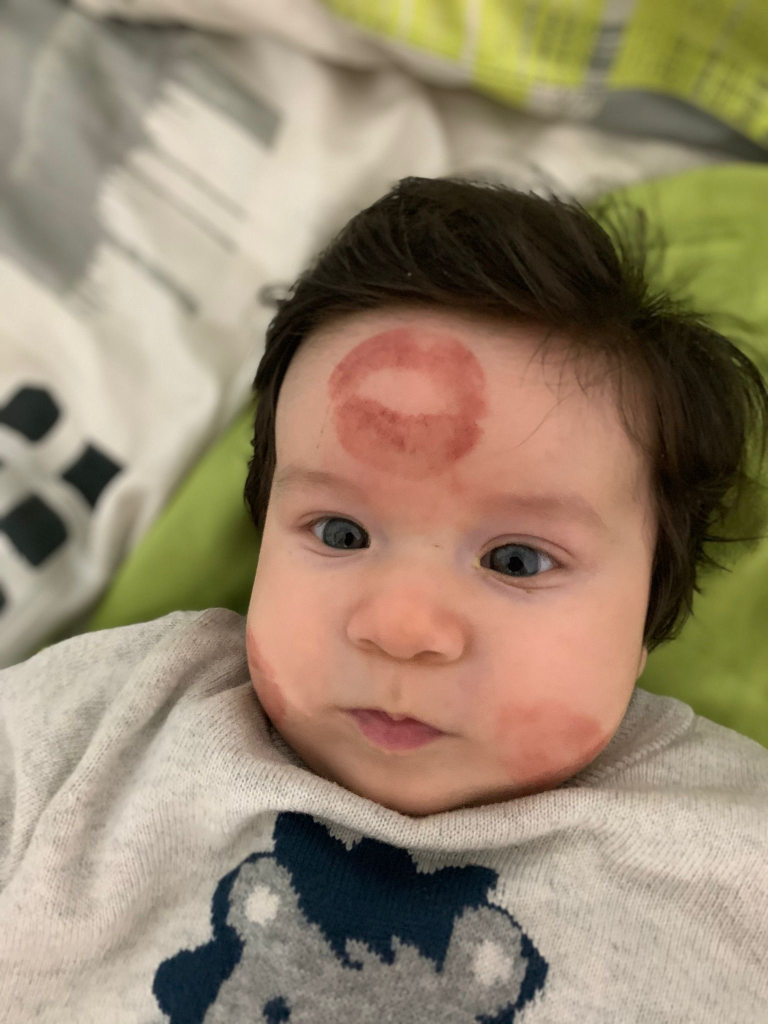
#> input picture Src/lokumum.jpg, 1536 x 2048 px, found by its file name (shown at 1/2 size)
$ python Okuma_kaydetme_gosterme.py
#> lines starting #> are read from the running program, lines starting #| are printed output that depends on the picture
import cv2 #open cv kütüphanemi cağırıldı


img=cv2.imread("C:\\Open_Cv_Uygulamalar\\Src\\lokumum.jpg")#Dosyadaki K dosyası uzantısı belirtilerek çağırıldı
#> img is the input picture: shape (2048, 1536, 3); mean B, G, R 111.3, 135.2, 152.1
#print(img)#resmimim matematiksel ifade oldığunu gösterildi

cv2.namedWindow("image",cv2.WINDOW_NORMAL)
#cv2.namedWindow(1. paramaetre: pencere ismi,cv2.WINDOW_NORMAL)
#ikinci parametre değerim,İkinci parametre olan WINDOW_NORMAL penceremin boyutları ile oynanmasını sağlar
img=cv2.resize(img,(500,1000))
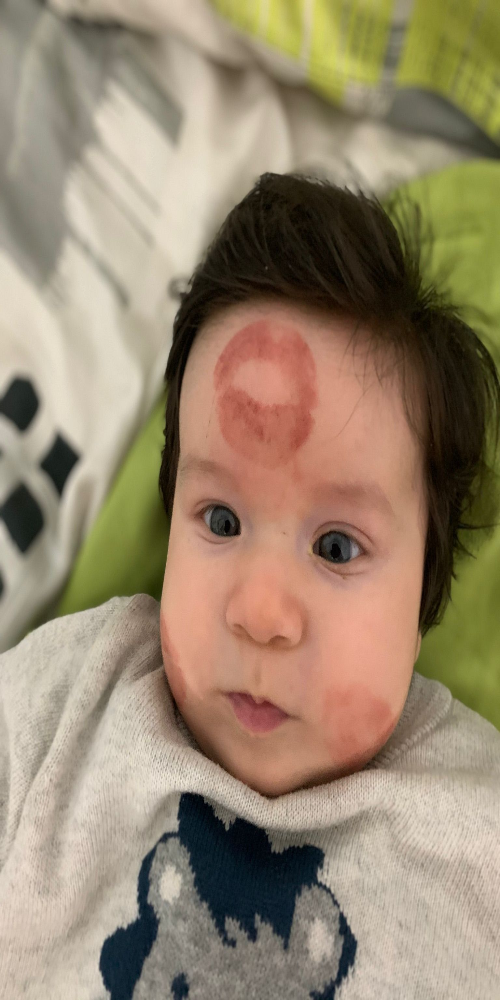
#> img: shape (1000, 500, 3); mean B, G, R 111.2, 135.1, 152

cv2.imshow("img",img)#(resmimin gösterileceği pencerenin adı,resmin tutulduğu değer)

cv2.imwrite("C:\\Open_Cv_Uygulamalar\\Output\\K1.jpg",img)#resim kaydetme işlemi
#resmi istenilen herhangi bir yere kaydetmek istersem dosya yolu belirtmem gerekir
#cv2.imwrite(yeni ad,resmin tutulduğu değişken)

cv2.waitKey(0)#bu fonksiyon girilen değer kadar ekranda tutulur mili/saniye 1 Milisaniye = 0.001 Saniye

cv2.destroyAllWindows()#tüm pencereleri kapatmak adına önemlidir

$ run again, with Src/Guzum.jpg copied over Src/lokumum.jpg
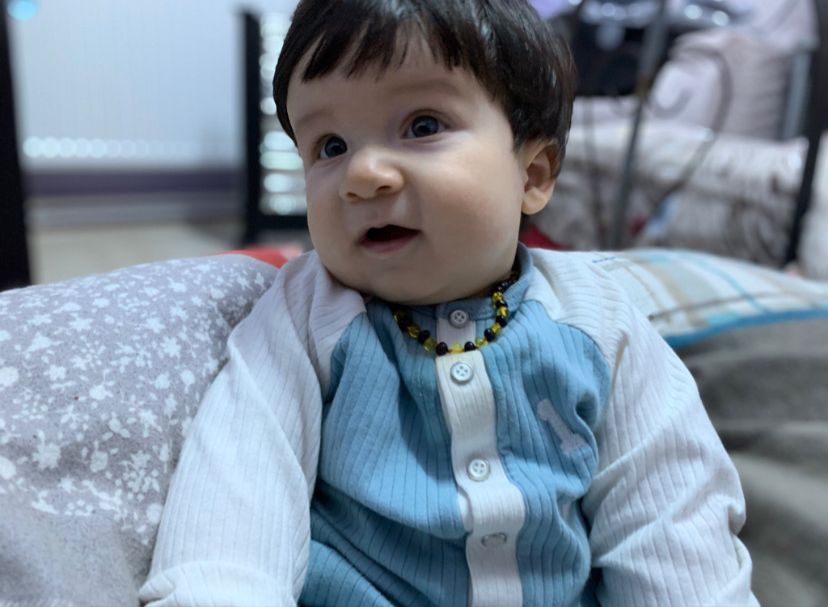
#> input picture Src/Guzum.jpg, 828 x 607 px, found by its file name
#> img is the input picture: shape (607, 828, 3); mean B, G, R 153.2, 138.1, 124.2
#> `img=cv2.resize(img,(500,1000))`:
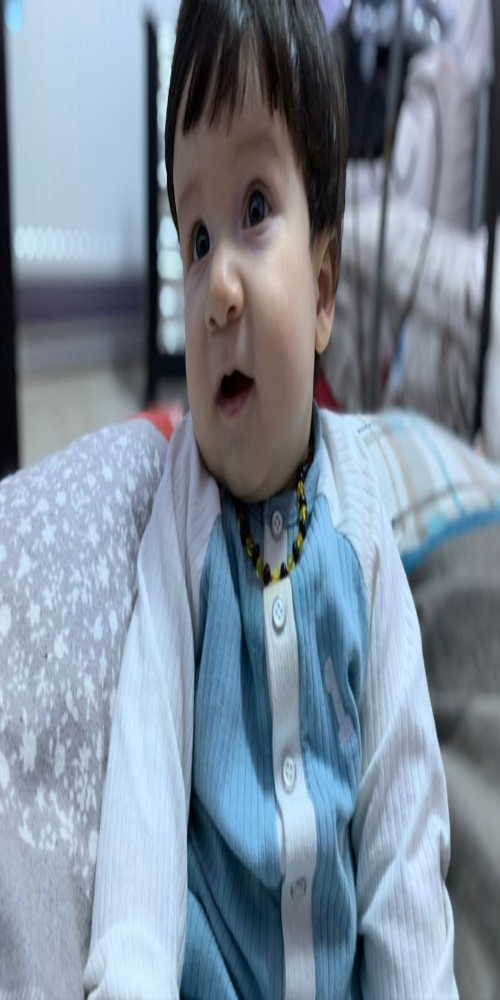
#> img: shape (1000, 500, 3); mean B, G, R 153.1, 138, 124.1

$ run again, with Src/Kizlarim.jpg copied over Src/lokumum.jpg
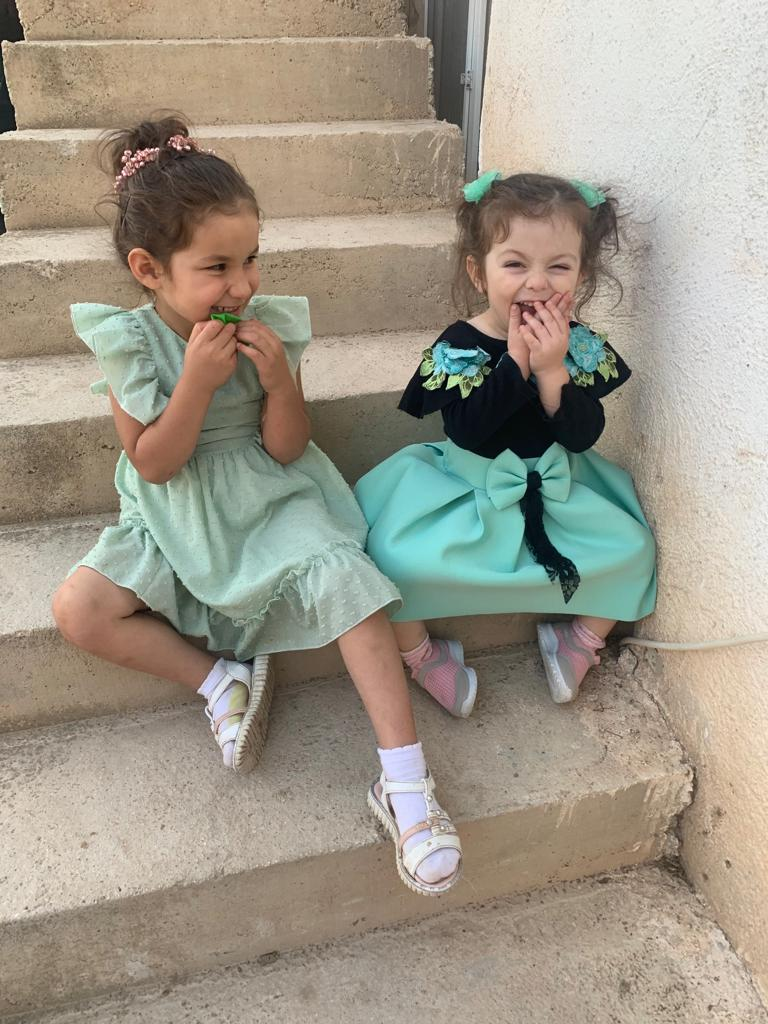
#> input picture Src/Kizlarim.jpg, 768 x 1024 px, found by its file name
#> img is the input picture: shape (1024, 768, 3); mean B, G, R 137.2, 151.7, 158.8
#> `img=cv2.resize(img,(500,1000))`:
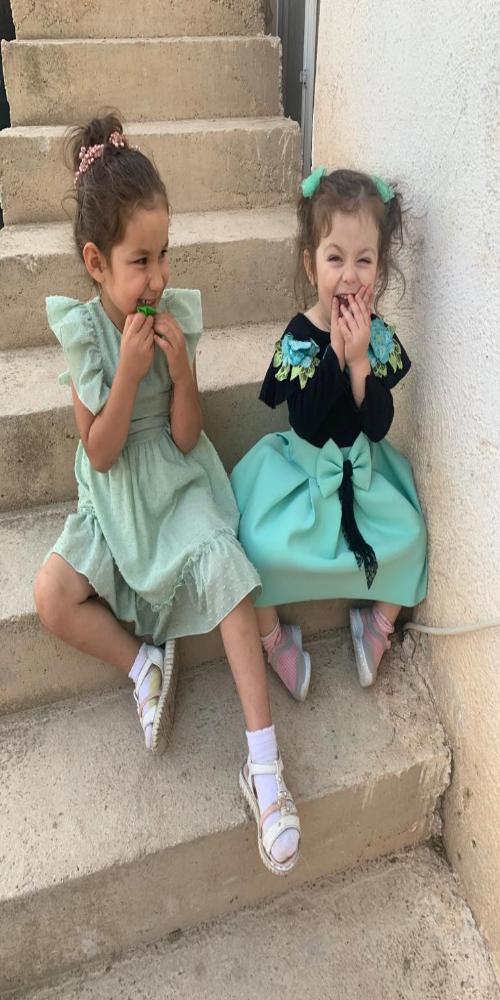
#> img: shape (1000, 500, 3); mean B, G, R 137, 151.5, 158.7

$ run again, with Src/bilateral.jpg copied over Src/lokumum.jpg
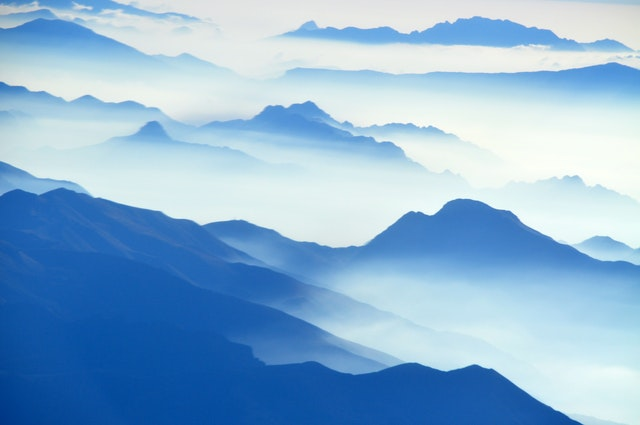
#> input picture Src/bilateral.jpg, 640 x 425 px, found by its file name
#> img is the input picture: shape (425, 640, 3); mean B, G, R 212.4, 179.2, 140
#> `img=cv2.resize(img,(500,1000))`:
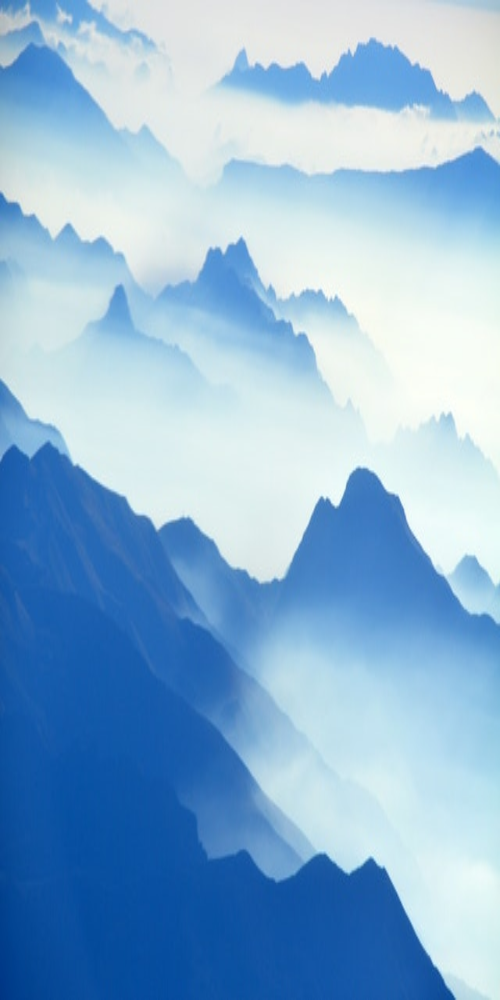
#> img: shape (1000, 500, 3); mean B, G, R 212.3, 179.2, 139.9
